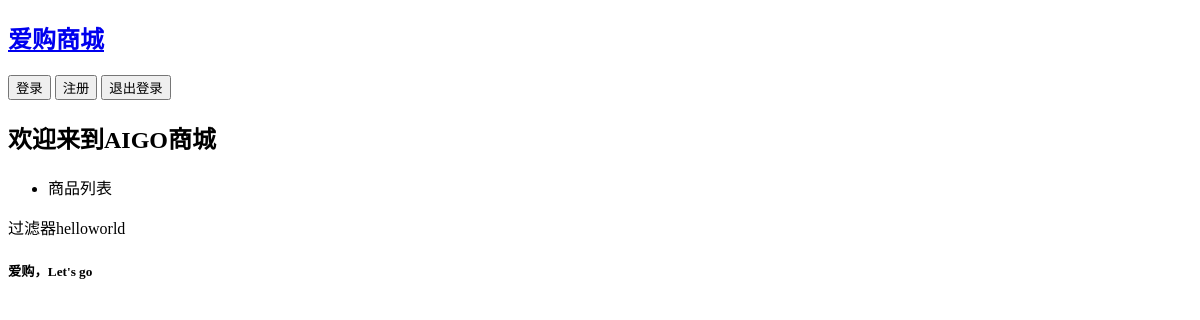
The page /shop/ on the database as committed earlier.
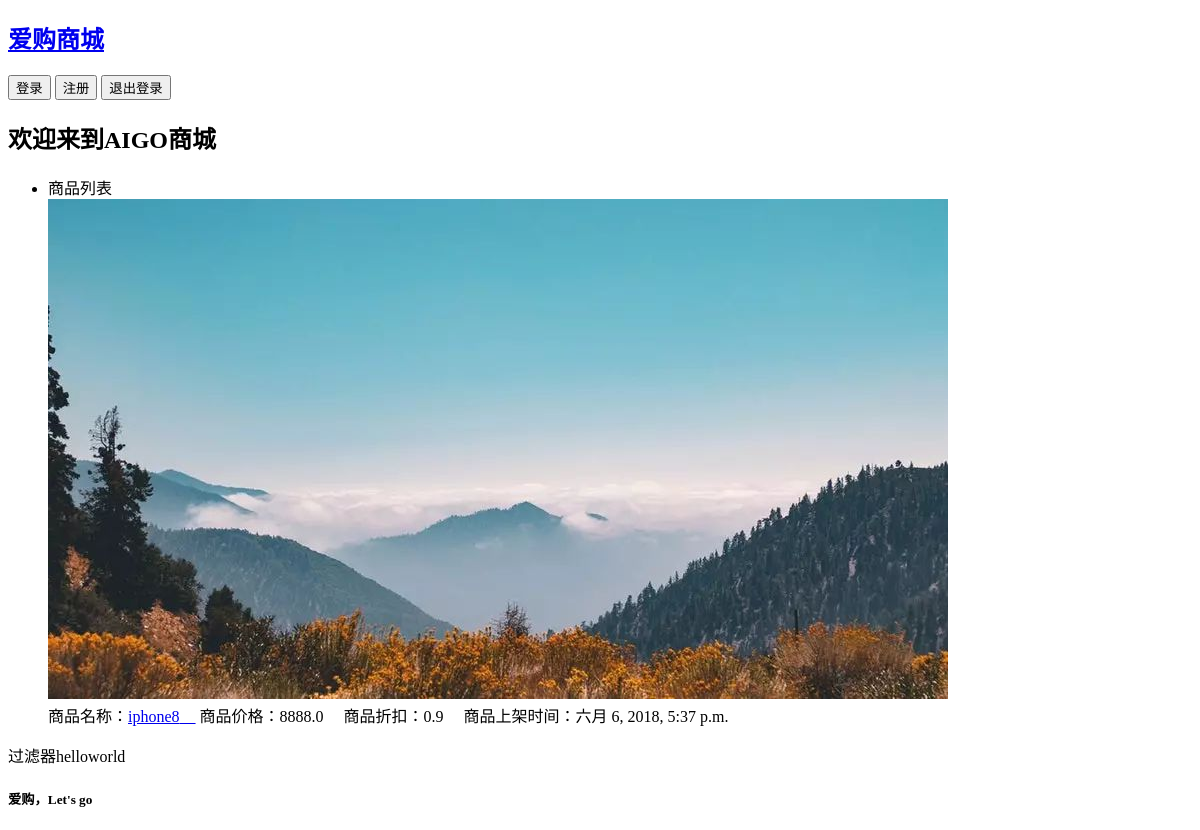
The same page on the database as committed later.
### shop/models.py (models this page shows)
class Commodity(models.Model):
    STATUS = (
        (1, "在售"),
        (2, "缺货"),
        (3, "下架"),
    )
    name = models.CharField(verbose_name='商品名称', max_length=255)
    price = models.FloatField(verbose_name="商品价格")
    discount = models.FloatField(verbose_name="商品折扣")
    status = models.IntegerField(verbose_name="商品状态", choices=STATUS)
    ptime = models.DateTimeField("上架时间", auto_now=True)
    context = RichTextUploadingField(null=True)
    img = models.ImageField(verbose_name="商品图片", upload_to='imgs/')
    class Meta:
        verbose_name = verbose_name_plural = "商品信息"

### shop/views.py (the view)
# urls.py: path('', index, name='index'),
def index(request):
    goods = Commodity.objects.all()
    return render(request, 'index.html', context={
        'goods': goods,
        'hello': "hello",
    })

### shop/templatetags/upper.py (called while the page is built)
@register.tag
def upper(parser, token):
    nodelist = parser.parse("endupper")
    parser.delete_first_token()
    return UpperNode(nodelist)

def ass(value1):
    return value1 + "world"

    def render(self, context):
        content = self.nodelist.render(context)
        return content.upper()

### shop/templates/index.html (shortened to what this page needs)
{% extends "base.html" %}
{% block body %}
<h2>
    {% load upper %}
</h2>
    <ul>
        <li>商品列表</li>
        {% for good in goods%}
        <img src="{{ MEDIA_URL }}{{ good.img }}" alt="{{ good.img }}">
        <br>
        商品名称：<a href="{% url 'info' good.id %}">{{ good.name }}&emsp;</a>
        商品价格：{{ good.price }}&emsp;
        {% if good.discount %}
        商品折扣：{{ good.discount }}&emsp;
        {% endif %}
        商品上架时间：{{ good.ptime }}&emsp;
        <br>
        {% endfor %}
    </ul>
    <div>
        过滤器{{ hello | ass}}
    </div>
{% endblock %}

Rows that differ between the two databases and show on the page:
added Commodity: img (picture), name "iphone8", price "8888.0", discount "0.9", ptime "六月 6, 2018, 5:37 p.m."
